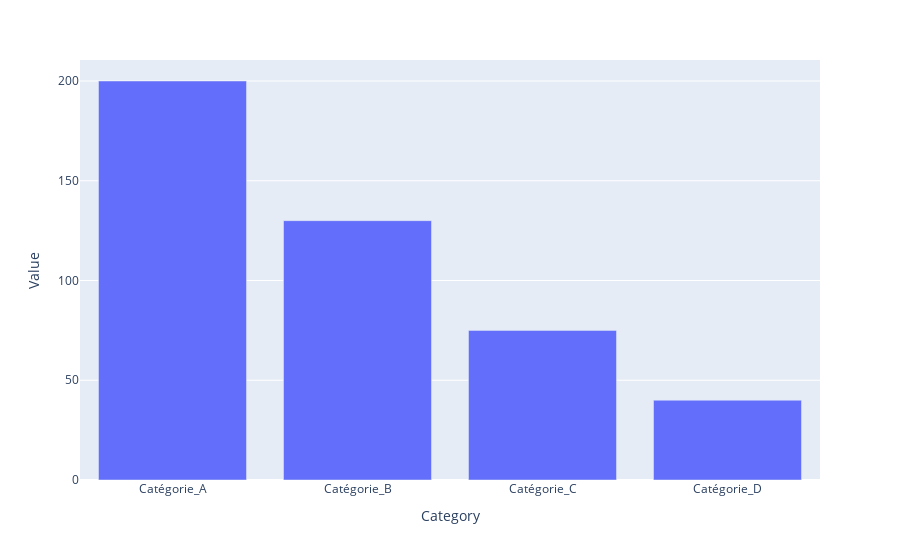

Write notebook code for a chart like this one.
### Code cell
df = df_jo[df_jo['Session'] == 'ATH01']
df = df[['Catégorie_First', 'Catégorie_A', 'Catégorie_B', 'Catégorie_C', 'Catégorie_D', 'Catégorie_E+', 'Catégorie_E', 'Catégorie_First_PFR', 'Catégorie_A_PFR', 'Catégorie_B_PFR']]
sf = df.iloc[0, :]
df = sf.to_frame()
df.reset_index(inplace=True)
df.columns = ['Category', 'Value']
df = df.dropna()

fig = px.bar(df, x='Category', y='Value')

### Figure 1 — Plotly figure (JSON) as saved in the notebook; plotly's stock layout.template omitted (floating-point values rounded to 4 significant figures)
{"data": [{"alignmentgroup": "True", "hovertemplate": "Category=%{x}<br>Value=%{y}<extra></extra>", "legendgroup": "", "marker": {"color": "#636efa", "pattern": {"shape": ""}}, "name": "", "offsetgroup": "", "orientation": "v", "showlegend": false, "textposition": "auto", "type": "bar", "x": ["Catégorie_A", "Catégorie_B", "Catégorie_C", "Catégorie_D"], "xaxis": "x", "y": [200, 130, 75, 40], "yaxis": "y"}], "layout": {"barmode": "relative", "legend": {"tracegroupgap": 0}, "margin": {"t": 60}, "xaxis": {"anchor": "y", "domain": [0, 1], "title": {"text": "Category"}}, "yaxis": {"anchor": "x", "domain": [0, 1], "title": {"text": "Value"}}}}
